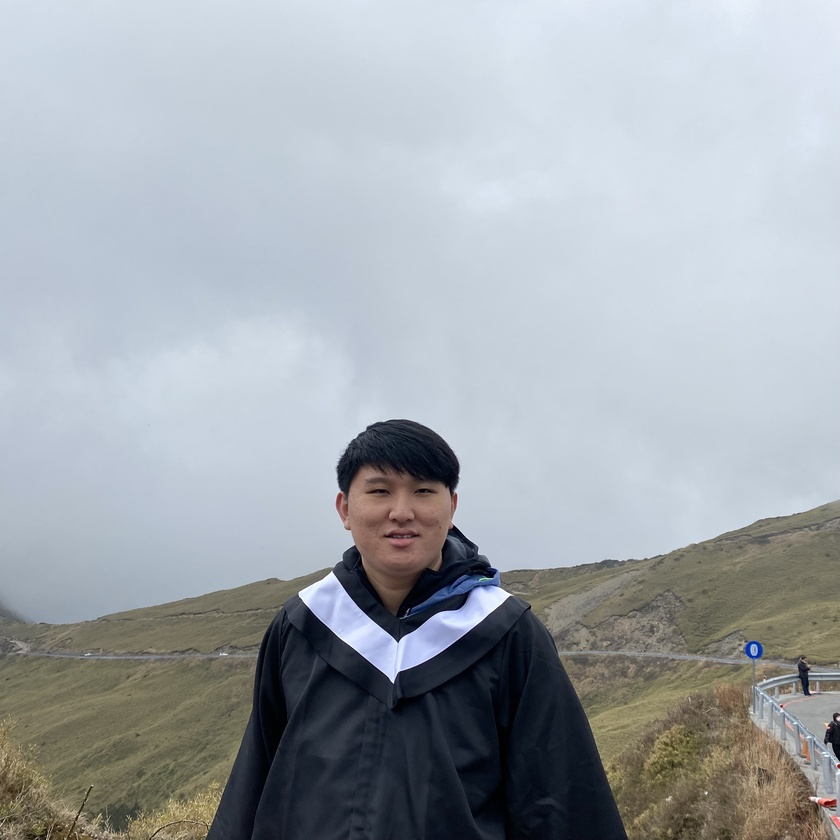
#> input picture imageA.jpg, 840 x 840 px, shrunk from 3024 x 3024 before the run
$ python watermark.py
#> lines starting #> are read from the running program, lines starting #| are printed output that depends on the picture
import cv2
import numpy as np

#Read images
image1 = cv2.imread("imageA.jpg", cv2.IMREAD_GRAYSCALE)
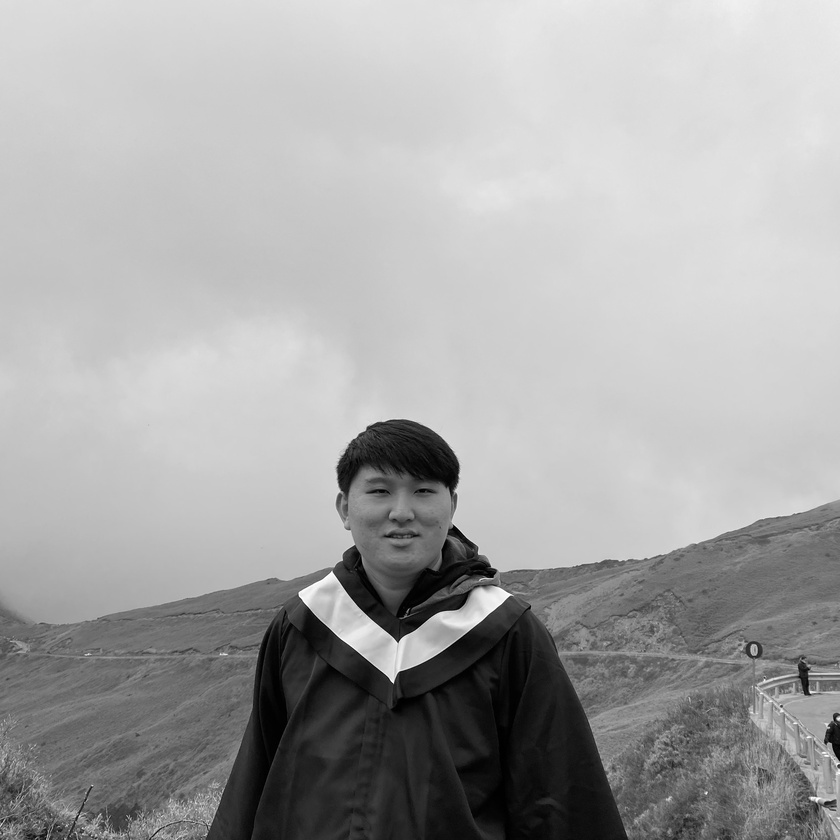
#> image1: shape (840, 840); min 0, max 255, mean 166.2
image2 = cv2.imread("imageB.jpg", cv2.IMREAD_GRAYSCALE)

cv2.imwrite("input1.jpg",image1)
cv2.imwrite("input2.jpg",image2)
#Distract LSB & MSB 4bits
image1_a = np.bitwise_and(image1, 0b11110000)
#> (the run stopped early here; a loop or call above may not have finished)
